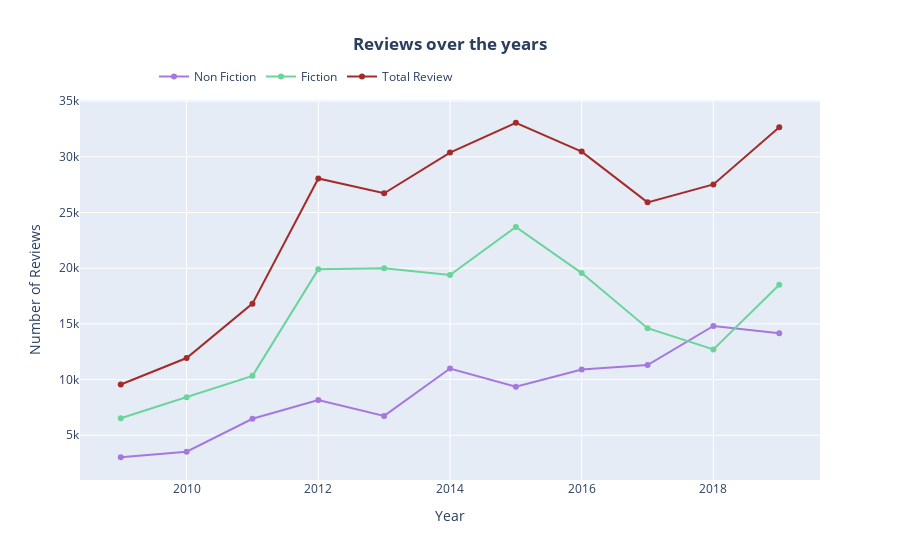

The cell this chart's notebook holds for it:
### Code cell
# Plotting line graph between years and reviews for both fiction,non fiction genre and total.

b_df['total_reviews'] = b_df['Non Fiction']+b_df['Fiction']
b_df['nf_percent'] = b_df['Non Fiction'].apply(lambda x : 100*x/sum(b_df['Non Fiction']))
b_df['f_percent'] = b_df['Fiction'].apply(lambda x : 100*x/sum(b_df['Fiction']))
b_df['total_reviews_percent'] = b_df['total_reviews'].apply(lambda x : 100*x/sum(b_df['total_reviews']))


t1 = go.Scatter(x=b_df['year'], y=b_df["Non Fiction"], name="Non Fiction", marker=dict(color="#a678de"))
t2 = go.Scatter(x=b_df['year'], y=b_df["Fiction"], name="Fiction", marker=dict(color="#6ad49b"))
t3 = go.Scatter(x=b_df['year'], y=b_df["total_reviews"], name="Total Review", marker=dict(color="brown"))

data = [t1, t2, t3]

layout = go.Layout(title="<b>Reviews over the years</b>", legend=dict(x=0.1, y=1.1, orientation="h"))
fig = go.Figure(data, layout=layout)
fig.update_layout(xaxis_title="Year", yaxis_title="Number of Reviews",title_x=0.5)
fig.show()

### Figure 1 — Plotly figure (JSON) as saved in the notebook; plotly's stock layout.template omitted (floating-point values rounded to 4 significant figures)
{"data": [{"marker": {"color": "#a678de"}, "name": "Non Fiction", "type": "scatter", "x": [2009, 2010, 2011, 2012, 2013, 2014, 2015, 2016, 2017, 2018, 2019], "y": [3026, 3527, 6483, 8163, 6739, 10995, 9353, 10906, 11298, 14814, 14159]}, {"marker": {"color": "#6ad49b"}, "name": "Fiction", "type": "scatter", "x": [2009, 2010, 2011, 2012, 2013, 2014, 2015, 2016, 2017, 2018, 2019], "y": [6534, 8409, 10335, 19896, 19987, 19383, 23706, 19563, 14612, 12710, 18507]}, {"marker": {"color": "brown"}, "name": "Total Review", "type": "scatter", "x": [2009, 2010, 2011, 2012, 2013, 2014, 2015, 2016, 2017, 2018, 2019], "y": [9560, 11936, 16818, 28059, 26726, 30378, 33059, 30469, 25910, 27524, 32666]}], "layout": {"legend": {"orientation": "h", "x": 0.1, "y": 1.1}, "title": {"text": "<b>Reviews over the years</b>", "x": 0.5}, "xaxis": {"title": {"text": "Year"}}, "yaxis": {"title": {"text": "Number of Reviews"}}}}
